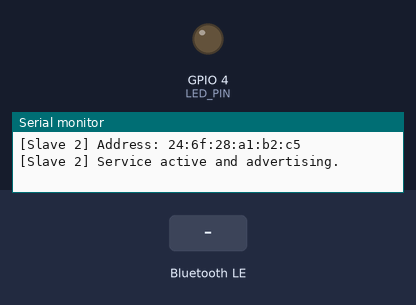
Simulated run of this sketch. Board: ESP32. Parts: output pins drawn as LEDs (lit = HIGH), the last lines printed to the serial monitor. Inputs (shaded band) come from the test bench. Nothing arrives over Bluetooth unless stated; a phone connects over Bluetooth LE 3 s after start.

Above: at 1.2 s.
1.3 s: Bluetooth LE write "1" received
At 2.2 s:
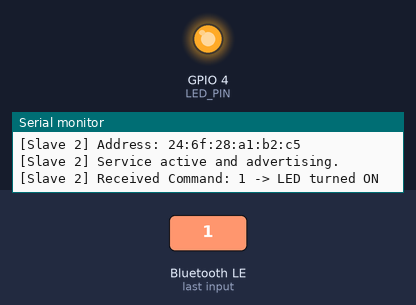
2.8 s: Bluetooth LE write "0" received
At 3.3 s:
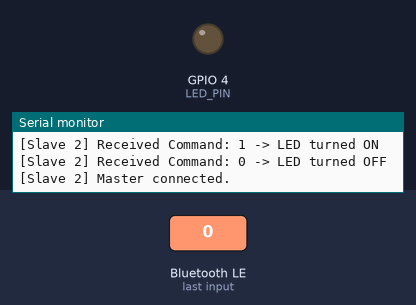
Timing chart, 0 to 5.8 s (numbered marks = the images above; inputs shaded):
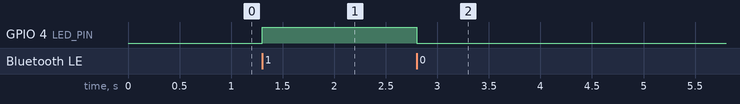

Measured:
- after the input at 1.3 s, GPIO 4 (LED_PIN): LOW → HIGH at once
- after the input at 2.8 s, GPIO 4 (LED_PIN): HIGH → LOW at once

The sketch:

slave2.ino
```cpp
#include <Arduino.h>
#include <BLEDevice.h>
#include <BLEUtils.h>
#include <BLEServer.h>

// Hardware Pin Configuration
const uint8_t LED_PIN = 4;

// Slave 2 BLE Identifiers
#define SERVICE_UUID        "2b92513e-afed-40ac-afa6-e54c63acdcec"
#define CHARACTERISTIC_UUID "ea3d7c32-0013-4447-8f7b-47b959b5cddc"

class ServerCallbacks : public BLEServerCallbacks {
  void onConnect(BLEServer *pServer) {
    Serial.println("[Slave 2] Master connected.");
  }

  void onDisconnect(BLEServer *pServer) {
    Serial.println("[Slave 2] Master disconnected. Resuming advertising...");
    BLEDevice::startAdvertising();
  }
};

class CharacteristicCallbacks : public BLECharacteristicCallbacks {
  void onWrite(BLECharacteristic *pCharacteristic) {
    String value = pCharacteristic->getValue();
    if (value.length() > 0) {
      char cmd = value[0];
      Serial.printf("[Slave 2] Received Command: %c -> ", cmd);
      if (cmd == '1') {
        digitalWrite(LED_PIN, HIGH);
        Serial.println("LED turned ON");
      } else {
        digitalWrite(LED_PIN, LOW);
        Serial.println("LED turned OFF");
      }
    }
  }
};

void setup() {
  Serial.begin(115200);
  pinMode(LED_PIN, OUTPUT);
  digitalWrite(LED_PIN, LOW);

  BLEDevice::init("BCA188-Slave-2");
  Serial.print("[Slave 2] Address: ");
  Serial.println(BLEDevice::getAddress().toString().c_str());

  BLEServer *pServer = BLEDevice::createServer();
  pServer->setCallbacks(new ServerCallbacks());

  BLEService *pService = pServer->createService(SERVICE_UUID);
  BLECharacteristic *pCharacteristic = pService->createCharacteristic(
      CHARACTERISTIC_UUID,
      BLECharacteristic::PROPERTY_READ | BLECharacteristic::PROPERTY_WRITE
  );
  pCharacteristic->setCallbacks(new CharacteristicCallbacks());
  pService->start();

  BLEAdvertising *pAdvertising = BLEDevice::getAdvertising();
  pAdvertising->addServiceUUID(SERVICE_UUID);
  pAdvertising->setScanResponse(true);
  pAdvertising->setMinPreferred(0x06);
  pAdvertising->setMaxPreferred(0x12);
  BLEDevice::startAdvertising();

  Serial.println("[Slave 2] Service active and advertising.");
}

void loop() {
  delay(1000);
}
```
